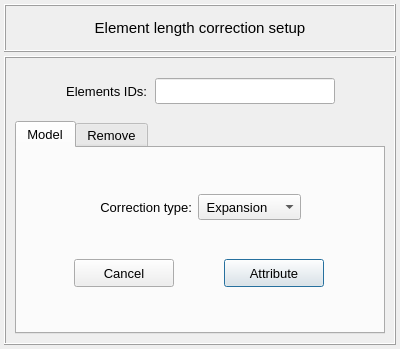
<?xml version="1.0" encoding="UTF-8"?>
<ui version="4.0">
 <class>Dialog</class>
 <widget class="QDialog" name="Dialog">
  <property name="geometry">
   <rect>
    <x>0</x>
    <y>0</y>
    <width>400</width>
    <height>349</height>
   </rect>
  </property>
  <property name="minimumSize">
   <size>
    <width>400</width>
    <height>349</height>
   </size>
  </property>
  <property name="maximumSize">
   <size>
    <width>400</width>
    <height>800</height>
   </size>
  </property>
  <property name="windowTitle">
   <string>Element length correction setup</string>
  </property>
  <layout class="QGridLayout" name="gridLayout_3">
   <property name="leftMargin">
    <number>4</number>
   </property>
   <property name="topMargin">
    <number>4</number>
   </property>
   <property name="rightMargin">
    <number>4</number>
   </property>
   <property name="bottomMargin">
    <number>4</number>
   </property>
   <property name="spacing">
    <number>4</number>
   </property>
   <item row="0" column="0">
    <widget class="QFrame" name="frame">
     <property name="minimumSize">
      <size>
       <width>0</width>
       <height>48</height>
      </size>
     </property>
     <property name="maximumSize">
      <size>
       <width>16777215</width>
       <height>48</height>
      </size>
     </property>
     <property name="frameShape">
      <enum>QFrame::Box</enum>
     </property>
     <property name="frameShadow">
      <enum>QFrame::Raised</enum>
     </property>
     <property name="lineWidth">
      <number>1</number>
     </property>
     <layout class="QGridLayout" name="gridLayout_9">
      <property name="leftMargin">
       <number>0</number>
      </property>
      <property name="topMargin">
       <number>0</number>
      </property>
      <property name="rightMargin">
       <number>0</number>
      </property>
      <property name="bottomMargin">
       <number>0</number>
      </property>
      <property name="spacing">
       <number>0</number>
      </property>
      <item row="0" column="0">
       <widget class="QLabel" name="label">
        <property name="minimumSize">
         <size>
          <width>0</width>
          <height>30</height>
         </size>
        </property>
        <property name="maximumSize">
         <size>
          <width>16777215</width>
          <height>30</height>
         </size>
        </property>
        <property name="font">
         <font>
          <pointsize>11</pointsize>
          <weight>50</weight>
          <italic>false</italic>
          <bold>false</bold>
         </font>
        </property>
        <property name="text">
         <string>Element length correction setup</string>
        </property>
        <property name="textFormat">
         <enum>Qt::AutoText</enum>
        </property>
        <property name="alignment">
         <set>Qt::AlignCenter</set>
        </property>
       </widget>
      </item>
     </layout>
    </widget>
   </item>
   <item row="1" column="0">
    <widget class="QFrame" name="frame_2">
     <property name="frameShape">
      <enum>QFrame::Box</enum>
     </property>
     <property name="frameShadow">
      <enum>QFrame::Raised</enum>
     </property>
     <property name="lineWidth">
      <number>1</number>
     </property>
     <layout class="QGridLayout" name="gridLayout_5">
      <item row="0" column="0">
       <widget class="QFrame" name="frame_selection">
        <property name="minimumSize">
         <size>
          <width>0</width>
          <height>48</height>
         </size>
        </property>
        <property name="frameShape">
         <enum>QFrame::NoFrame</enum>
        </property>
        <property name="frameShadow">
         <enum>QFrame::Raised</enum>
        </property>
        <layout class="QGridLayout" name="gridLayout_4">
         <property name="leftMargin">
          <number>4</number>
         </property>
         <property name="topMargin">
          <number>4</number>
         </property>
         <property name="rightMargin">
          <number>4</number>
         </property>
         <property name="bottomMargin">
          <number>4</number>
         </property>
         <property name="horizontalSpacing">
          <number>8</number>
         </property>
         <item row="0" column="2">
          <widget class="QLineEdit" name="lineEdit_element_id">
           <property name="minimumSize">
            <size>
             <width>180</width>
             <height>26</height>
            </size>
           </property>
           <property name="maximumSize">
            <size>
             <width>180</width>
             <height>26</height>
            </size>
           </property>
           <property name="sizeIncrement">
            <size>
             <width>0</width>
             <height>0</height>
            </size>
           </property>
           <property name="font">
            <font>
             <pointsize>10</pointsize>
            </font>
           </property>
           <property name="focusPolicy">
            <enum>Qt::ClickFocus</enum>
           </property>
           <property name="styleSheet">
            <string notr="true"/>
           </property>
           <property name="text">
            <string/>
           </property>
           <property name="alignment">
            <set>Qt::AlignCenter</set>
           </property>
          </widget>
         </item>
         <item row="0" column="1">
          <widget class="QLabel" name="label_selection">
           <property name="maximumSize">
            <size>
             <width>16777215</width>
             <height>26</height>
            </size>
           </property>
           <property name="sizeIncrement">
            <size>
             <width>0</width>
             <height>26</height>
            </size>
           </property>
           <property name="font">
            <font>
             <pointsize>10</pointsize>
             <weight>50</weight>
             <italic>false</italic>
             <bold>false</bold>
            </font>
           </property>
           <property name="text">
            <string>Elements IDs:</string>
           </property>
           <property name="alignment">
            <set>Qt::AlignRight|Qt::AlignTrailing|Qt::AlignVCenter</set>
           </property>
          </widget>
         </item>
         <item row="0" column="0">
          <spacer name="horizontalSpacer_3">
           <property name="orientation">
            <enum>Qt::Horizontal</enum>
           </property>
           <property name="sizeHint" stdset="0">
            <size>
             <width>40</width>
             <height>20</height>
            </size>
           </property>
          </spacer>
         </item>
         <item row="0" column="3">
          <spacer name="horizontalSpacer_4">
           <property name="orientation">
            <enum>Qt::Horizontal</enum>
           </property>
           <property name="sizeHint" stdset="0">
            <size>
             <width>40</width>
             <height>20</height>
            </size>
           </property>
          </spacer>
         </item>
        </layout>
       </widget>
      </item>
      <item row="1" column="0">
       <widget class="QTabWidget" name="tabWidget_main">
        <property name="minimumSize">
         <size>
          <width>0</width>
          <height>0</height>
         </size>
        </property>
        <property name="maximumSize">
         <size>
          <width>16777215</width>
          <height>400</height>
         </size>
        </property>
        <property name="font">
         <font>
          <pointsize>10</pointsize>
          <weight>50</weight>
          <italic>false</italic>
          <bold>false</bold>
         </font>
        </property>
        <property name="currentIndex">
         <number>0</number>
        </property>
        <widget class="QWidget" name="tab_model">
         <attribute name="title">
          <string>Model</string>
         </attribute>
         <layout class="QGridLayout" name="gridLayout_6">
          <property name="leftMargin">
           <number>4</number>
          </property>
          <property name="topMargin">
           <number>4</number>
          </property>
          <property name="rightMargin">
           <number>4</number>
          </property>
          <property name="bottomMargin">
           <number>4</number>
          </property>
          <item row="3" column="0">
           <spacer name="verticalSpacer_2">
            <property name="orientation">
             <enum>Qt::Vertical</enum>
            </property>
            <property name="sizeHint" stdset="0">
             <size>
              <width>20</width>
              <height>40</height>
             </size>
            </property>
           </spacer>
          </item>
          <item row="0" column="0">
           <spacer name="verticalSpacer">
            <property name="orientation">
             <enum>Qt::Vertical</enum>
            </property>
            <property name="sizeHint" stdset="0">
             <size>
              <width>20</width>
              <height>40</height>
             </size>
            </property>
           </spacer>
          </item>
          <item row="2" column="0">
           <widget class="QFrame" name="frame_confirm">
            <property name="minimumSize">
             <size>
              <width>0</width>
              <height>60</height>
             </size>
            </property>
            <property name="maximumSize">
             <size>
              <width>16777215</width>
              <height>60</height>
             </size>
            </property>
            <property name="frameShape">
             <enum>QFrame::NoFrame</enum>
            </property>
            <property name="frameShadow">
             <enum>QFrame::Raised</enum>
            </property>
            <layout class="QGridLayout" name="gridLayout_2">
             <item row="0" column="1">
              <widget class="QPushButton" name="pushButton_attribute">
               <property name="minimumSize">
                <size>
                 <width>100</width>
                 <height>28</height>
                </size>
               </property>
               <property name="maximumSize">
                <size>
                 <width>100</width>
                 <height>28</height>
                </size>
               </property>
               <property name="font">
                <font>
                 <family>MS Shell Dlg 2</family>
                 <pointsize>10</pointsize>
                 <weight>50</weight>
                 <italic>false</italic>
                 <bold>false</bold>
                </font>
               </property>
               <property name="styleSheet">
                <string notr="true"/>
               </property>
               <property name="text">
                <string>Attribute</string>
               </property>
               <property name="autoDefault">
                <bool>false</bool>
               </property>
               <property name="default">
                <bool>true</bool>
               </property>
              </widget>
             </item>
             <item row="0" column="0">
              <widget class="QPushButton" name="pushButton_cancel">
               <property name="minimumSize">
                <size>
                 <width>100</width>
                 <height>28</height>
                </size>
               </property>
               <property name="maximumSize">
                <size>
                 <width>100</width>
                 <height>28</height>
                </size>
               </property>
               <property name="font">
                <font>
                 <family>MS Shell Dlg 2</family>
                 <pointsize>10</pointsize>
                 <weight>50</weight>
                 <italic>false</italic>
                 <bold>false</bold>
                </font>
               </property>
               <property name="styleSheet">
                <string notr="true"/>
               </property>
               <property name="text">
                <string>Cancel</string>
               </property>
               <property name="autoDefault">
                <bool>false</bool>
               </property>
              </widget>
             </item>
            </layout>
           </widget>
          </item>
          <item row="1" column="0">
           <widget class="QFrame" name="frame_correction_type">
            <property name="minimumSize">
             <size>
              <width>0</width>
              <height>60</height>
             </size>
            </property>
            <property name="maximumSize">
             <size>
              <width>16777215</width>
              <height>60</height>
             </size>
            </property>
            <property name="frameShape">
             <enum>QFrame::NoFrame</enum>
            </property>
            <property name="frameShadow">
             <enum>QFrame::Raised</enum>
            </property>
            <layout class="QGridLayout" name="gridLayout">
             <item row="0" column="2">
              <widget class="QComboBox" name="comboBox_element_length_correction_type">
               <property name="minimumSize">
                <size>
                 <width>0</width>
                 <height>26</height>
                </size>
               </property>
               <property name="maximumSize">
                <size>
                 <width>16777215</width>
                 <height>26</height>
                </size>
               </property>
               <property name="toolTip">
                <string>&lt;html&gt;&lt;head/&gt;&lt;body&gt;&lt;p&gt;Select the element length correction type&lt;/p&gt;&lt;/body&gt;&lt;/html&gt;</string>
               </property>
               <item>
                <property name="text">
                 <string> Expansion</string>
                </property>
               </item>
               <item>
                <property name="text">
                 <string> Side branch</string>
                </property>
               </item>
               <item>
                <property name="text">
                 <string> Loop</string>
                </property>
               </item>
              </widget>
             </item>
             <item row="0" column="1">
              <widget class="QLabel" name="label_2">
               <property name="minimumSize">
                <size>
                 <width>0</width>
                 <height>26</height>
                </size>
               </property>
               <property name="maximumSize">
                <size>
                 <width>16777215</width>
                 <height>26</height>
                </size>
               </property>
               <property name="font">
                <font>
                 <pointsize>10</pointsize>
                </font>
               </property>
               <property name="text">
                <string>Correction type:</string>
               </property>
               <property name="alignment">
                <set>Qt::AlignRight|Qt::AlignTrailing|Qt::AlignVCenter</set>
               </property>
              </widget>
             </item>
             <item row="0" column="0">
              <spacer name="horizontalSpacer">
               <property name="orientation">
                <enum>Qt::Horizontal</enum>
               </property>
               <property name="sizeHint" stdset="0">
                <size>
                 <width>40</width>
                 <height>20</height>
                </size>
               </property>
              </spacer>
             </item>
             <item row="0" column="3">
              <spacer name="horizontalSpacer_2">
               <property name="orientation">
                <enum>Qt::Horizontal</enum>
               </property>
               <property name="sizeHint" stdset="0">
                <size>
                 <width>40</width>
                 <height>20</height>
                </size>
               </property>
              </spacer>
             </item>
            </layout>
           </widget>
          </item>
         </layout>
        </widget>
        <widget class="QWidget" name="tab_remove">
         <attribute name="title">
          <string>Remove</string>
         </attribute>
         <layout class="QGridLayout" name="gridLayout_8">
          <property name="leftMargin">
           <number>6</number>
          </property>
          <property name="topMargin">
           <number>6</number>
          </property>
          <property name="rightMargin">
           <number>6</number>
          </property>
          <property name="bottomMargin">
           <number>6</number>
          </property>
          <item row="0" column="0">
           <widget class="QTreeWidget" name="treeWidget_elements_info">
            <property name="minimumSize">
             <size>
              <width>280</width>
              <height>0</height>
             </size>
            </property>
            <property name="maximumSize">
             <size>
              <width>400</width>
              <height>150</height>
             </size>
            </property>
            <property name="font">
             <font>
              <family>MS Shell Dlg 2</family>
              <pointsize>9</pointsize>
             </font>
            </property>
            <property name="toolTip">
             <string>&lt;html&gt;&lt;head/&gt;&lt;body&gt;&lt;p&gt;&lt;span style=&quot; font-weight:400; font-style:normal;&quot;&gt;Select a group to remove the length correction&lt;/span&gt;&lt;/p&gt;&lt;/body&gt;&lt;/html&gt;</string>
            </property>
            <property name="indentation">
             <number>0</number>
            </property>
            <column>
             <property name="text">
              <string>Group</string>
             </property>
             <property name="textAlignment">
              <set>AlignCenter</set>
             </property>
            </column>
            <column>
             <property name="text">
              <string>Correction type</string>
             </property>
             <property name="textAlignment">
              <set>AlignCenter</set>
             </property>
            </column>
            <column>
             <property name="text">
              <string>Elements</string>
             </property>
             <property name="textAlignment">
              <set>AlignCenter</set>
             </property>
            </column>
           </widget>
          </item>
          <item row="1" column="0">
           <widget class="QFrame" name="frame_buttons">
            <property name="minimumSize">
             <size>
              <width>0</width>
              <height>48</height>
             </size>
            </property>
            <property name="maximumSize">
             <size>
              <width>16777215</width>
              <height>48</height>
             </size>
            </property>
            <property name="frameShape">
             <enum>QFrame::NoFrame</enum>
            </property>
            <property name="frameShadow">
             <enum>QFrame::Raised</enum>
            </property>
            <layout class="QGridLayout" name="gridLayout_7">
             <property name="leftMargin">
              <number>0</number>
             </property>
             <property name="topMargin">
              <number>0</number>
             </property>
             <property name="rightMargin">
              <number>0</number>
             </property>
             <property name="bottomMargin">
              <number>0</number>
             </property>
             <property name="spacing">
              <number>0</number>
             </property>
             <item row="0" column="1">
              <widget class="QPushButton" name="pushButton_remove">
               <property name="minimumSize">
                <size>
                 <width>100</width>
                 <height>28</height>
                </size>
               </property>
               <property name="maximumSize">
                <size>
                 <width>100</width>
                 <height>28</height>
                </size>
               </property>
               <property name="font">
                <font>
                 <pointsize>10</pointsize>
                 <weight>50</weight>
                 <italic>false</italic>
                 <bold>false</bold>
                </font>
               </property>
               <property name="styleSheet">
                <string notr="true"/>
               </property>
               <property name="text">
                <string>Remove</string>
               </property>
               <property name="autoDefault">
                <bool>false</bool>
               </property>
               <property name="status" stdset="0">
                <string>danger</string>
               </property>
              </widget>
             </item>
             <item row="0" column="0">
              <widget class="QPushButton" name="pushButton_reset">
               <property name="minimumSize">
                <size>
                 <width>100</width>
                 <height>28</height>
                </size>
               </property>
               <property name="maximumSize">
                <size>
                 <width>100</width>
                 <height>28</height>
                </size>
               </property>
               <property name="font">
                <font>
                 <pointsize>10</pointsize>
                </font>
               </property>
               <property name="styleSheet">
                <string notr="true"/>
               </property>
               <property name="text">
                <string>Reset</string>
               </property>
               <property name="autoDefault">
                <bool>false</bool>
               </property>
               <property name="flat">
                <bool>false</bool>
               </property>
              </widget>
             </item>
            </layout>
           </widget>
          </item>
         </layout>
        </widget>
       </widget>
      </item>
     </layout>
    </widget>
   </item>
  </layout>
 </widget>
 <tabstops>
  <tabstop>comboBox_element_length_correction_type</tabstop>
  <tabstop>pushButton_cancel</tabstop>
  <tabstop>pushButton_attribute</tabstop>
 </tabstops>
 <resources/>
 <connections/>
</ui>
